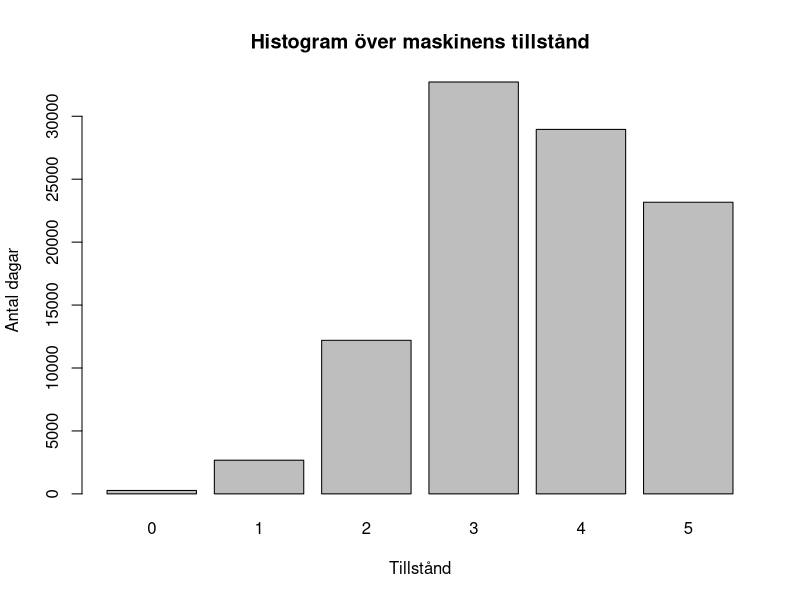

The R source for this figure:
## ---- chunk 1
P <- matrix(c(0, 0, 0, 0.4, 0, 0.6,
              0.1, 0.1, 0, 0.4, 0, 0.4,
              0, 0.2, 0.2, 0.3, 0, 0.3,
              0, 0, 0.3, 0.5, 0, 0.2,
              0, 0, 0, 0.4, 0.6, 0,
              0, 0, 0, 0, 0.5, 0.5),
              nrow = 6,
              ncol = 6,
              byrow = TRUE)


mpow <- function(A, n) {
  resultat <- diag(nrow(A))
  potens <- n
  while (potens > 0) {
    resultat <- A %*% resultat
    potens <- potens - 1
    }
  return(resultat)
}

rows_equal <- function(A, d = 4) {
  A_new <- trunc(A * 10^d) # förstora talet och ta heltalsdelen
  for (k in 2:nrow(A_new)) {
    # Kolla om alla element i rad 1 är lika med motsvarande element i rad k
    if (!all(A_new[1, ] == A_new[k, ])) {
    # Om något element skiljer sig så är raderna ej lika
      return(FALSE)
      }
    }
  # Hamnar vi här så var alla rader lika
    return(TRUE)
}

matrices_equal <- function(A, B, d = 4) {
  A_new <- trunc(A * 10^d)
  B_new <- trunc(B * 10^d)
  if (all(A_new == B_new)) {
    return(TRUE)
  } else {
    return(FALSE)
  }
}

gen_sim <- function(x, P) {
  u <- runif(1)
  y <- 0
  test <- P[x + 1, 1]
  while (u > test) {
    y <- y + 1
    test <- test + P[x + 1, y + 1]
  }
  y
}


simulera_kedja <- function(x, n, P) {
results <- numeric(n + 1) # vektor av nollor, till en början
results[1] <- x # första elementet är initialtillståndet
for (i in 2:(n+1)) {
  results[i] <- gen_sim(results[i - 1], P) # simulera övriga element
  }
  # ta bort initialtillståndet och returnera vektorn med simulerade tillstånd
results[-1]
}

## ---- chunk 2
resultat_matris <- rbind(
  "1.1a (Torsdag, tillstånd 5)"   = mpow(P, 3)[6,],
  "1.1b (1 vecka, tillstånd 5)"   = mpow(P, 7)[6,],
  "1.1c (2 veckor, tillstånd 5)"  = mpow(P, 14)[6,],
  "1.1d (3 månader, tillstånd 5)" = mpow(P, 90)[6,],
  "1.2a (Torsdag, tillstånd 2)"   = mpow(P, 3)[3,],
  "1.2b (1 vecka, tillstånd 2)"   = mpow(P, 7)[3,],
  "1.2c (2 veckor, tillstånd 2)"  = mpow(P, 14)[3,],
  "1.2d (3 månader, tillstånd 2)" = mpow(P, 90)[3,]
)

df_resultat <- as.data.frame(resultat_matris)

colnames(df_resultat) <- c("Tillstånd 0", "Tillstånd 1", "Tillstånd 2", 
                           "Tillstånd 3", "Tillstånd 4", "Tillstånd 5")

round(df_resultat, 5)
## ---- chunk 3
n <- 1
repeat {
  Pn <- mpow(P, n)
  Pn1 <- mpow(P, n + 1)

  if (matrices_equal(Pn, Pn1, d = 4) && rows_equal(Pn, d = 4)) {
    cat("Konvergens uppnås vid n =", n, "\n")
    rad_uppg1 <- Pn[1, ]
    break
  }
  
  n <- n + 1
}
## ---- chunk 4
A <- t(P - diag(nrow(P))) # Transponering krävs då R behöver kolonn vektorer
sista_vilkor <- rep(1,1,1,1,1,1)

A_1 <- rbind(A, sista_vilkor)

b <- c(0,0,0,0,0,0,1)

pi <- qr.solve(A_1, b)  #qr.solve behövs för överbestämda system (solve bara kvadratiska)

print(rad_uppg1)
print(pi)
## ---- chunk 5
set.seed(950122)
resultat_sim <- simulera_kedja(5, 100000, P)

barplot(table(resultat_sim), 
        xlab = "Tillstånd", 
        ylab = "Antal dagar", 
        main = "Histogram över maskinens tillstånd")
## ---- chunk 6
# Detta gör så att vi får paren idag och igår med samma index.
igår <- resultat_sim[1:99999]
idag <- resultat_sim[2:100000]


antal_idag_5 <- sum(idag == 5)

antal_1_och_5 <- sum(igår == 1 & idag == 5)

empirisk_sannolikhet <- antal_1_och_5 / antal_idag_5


print(empirisk_sannolikhet)
## ---- chunk 7
teoretisk_sannolikhet <- (P[2, 6] * pi[2]) / pi[6]
print(teoretisk_sannolikhet)
